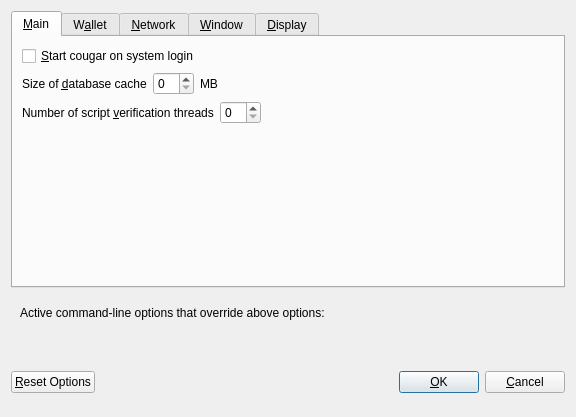
<?xml version="1.0" encoding="UTF-8"?>
<ui version="4.0">
 <class>OptionsDialog</class>
 <widget class="QDialog" name="OptionsDialog">
  <property name="geometry">
   <rect>
    <x>0</x>
    <y>0</y>
    <width>576</width>
    <height>417</height>
   </rect>
  </property>
  <property name="windowTitle">
   <string>Options</string>
  </property>
  <property name="modal">
   <bool>true</bool>
  </property>
  <layout class="QVBoxLayout" name="verticalLayout">
   <item>
    <widget class="QTabWidget" name="tabWidget">
     <property name="currentIndex">
      <number>0</number>
     </property>
     <widget class="QWidget" name="tabMain">
      <attribute name="title">
       <string>&amp;Main</string>
      </attribute>
      <layout class="QVBoxLayout" name="verticalLayout_Main">
       <item>
        <widget class="QCheckBox" name="bitcoinAtStartup">
         <property name="toolTip">
          <string>Automatically start cougar after logging in to the system.</string>
         </property>
         <property name="text">
          <string>&amp;Start cougar on system login</string>
         </property>
        </widget>
       </item>
       <item>
        <layout class="QHBoxLayout" name="horizontalLayout_2_Main">
         <item>
          <widget class="QLabel" name="databaseCacheLabel">
           <property name="text">
            <string>Size of &amp;database cache</string>
           </property>
           <property name="textFormat">
            <enum>Qt::PlainText</enum>
           </property>
           <property name="buddy">
            <cstring>databaseCache</cstring>
           </property>
          </widget>
         </item>
         <item>
          <widget class="QSpinBox" name="databaseCache"/>
         </item>
         <item>
          <widget class="QLabel" name="databaseCacheUnitLabel">
           <property name="text">
            <string>MB</string>
           </property>
           <property name="textFormat">
            <enum>Qt::PlainText</enum>
           </property>
          </widget>
         </item>
         <item>
          <spacer name="horizontalSpacer_2_Main">
           <property name="orientation">
            <enum>Qt::Horizontal</enum>
           </property>
           <property name="sizeHint" stdset="0">
            <size>
             <width>40</width>
             <height>20</height>
            </size>
           </property>
          </spacer>
         </item>
        </layout>
       </item>
       <item>
        <layout class="QHBoxLayout" name="horizontalLayout_3_Main">
         <item>
          <widget class="QLabel" name="threadsScriptVerifLabel">
           <property name="text">
            <string>Number of script &amp;verification threads</string>
           </property>
           <property name="textFormat">
            <enum>Qt::PlainText</enum>
           </property>
           <property name="buddy">
            <cstring>threadsScriptVerif</cstring>
           </property>
          </widget>
         </item>
         <item>
          <widget class="QSpinBox" name="threadsScriptVerif">
           <property name="toolTip">
            <string>(0 = auto, &lt;0 = leave that many cores free)</string>
           </property>
          </widget>
         </item>
         <item>
          <spacer name="horizontalSpacer_3_Main">
           <property name="orientation">
            <enum>Qt::Horizontal</enum>
           </property>
           <property name="sizeHint" stdset="0">
            <size>
             <width>40</width>
             <height>20</height>
            </size>
           </property>
          </spacer>
         </item>
        </layout>
       </item>
       <item>
        <spacer name="verticalSpacer_Main">
         <property name="orientation">
          <enum>Qt::Vertical</enum>
         </property>
         <property name="sizeHint" stdset="0">
          <size>
           <width>20</width>
           <height>40</height>
          </size>
         </property>
        </spacer>
       </item>
      </layout>
     </widget>
     <widget class="QWidget" name="tabWallet">
      <attribute name="title">
       <string>W&amp;allet</string>
      </attribute>
      <layout class="QVBoxLayout" name="verticalLayout_Wallet">
       <item>
        <widget class="QGroupBox" name="groupBox">
         <property name="title">
          <string>Expert</string>
         </property>
         <layout class="QVBoxLayout" name="verticalLayout_2">
          <item>
           <widget class="QCheckBox" name="coinControlFeatures">
            <property name="toolTip">
             <string>Whether to show coin control features or not.</string>
            </property>
            <property name="text">
             <string>Enable coin &amp;control features</string>
            </property>
           </widget>
          </item>
          <item>
           <widget class="QCheckBox" name="showMasternodesTab">
            <property name="toolTip">
             <string>Show additional tab listing all your masternodes in first sub-tab&lt;br/&gt;and all masternodes on the network in second sub-tab.</string>
            </property>
            <property name="text">
             <string>Show Masternodes Tab</string>
            </property>
           </widget>
          </item>
          <item>
           <widget class="QCheckBox" name="spendZeroConfChange">
            <property name="toolTip">
             <string>If you disable the spending of unconfirmed change, the change from a transaction&lt;br/&gt;cannot be used until that transaction has at least one confirmation.&lt;br/&gt;This also affects how your balance is computed.</string>
            </property>
            <property name="text">
             <string>&amp;Spend unconfirmed change</string>
            </property>
           </widget>
          </item>
         </layout>
        </widget>
       </item>
       <item>
        <spacer name="verticalSpacer_Wallet">
         <property name="orientation">
          <enum>Qt::Vertical</enum>
         </property>
         <property name="sizeHint" stdset="0">
          <size>
           <width>20</width>
           <height>40</height>
          </size>
         </property>
        </spacer>
       </item>
      </layout>
     </widget>
     <widget class="QWidget" name="tabNetwork">
      <attribute name="title">
       <string>&amp;Network</string>
      </attribute>
      <layout class="QVBoxLayout" name="verticalLayout_Network">
       <item>
        <widget class="QCheckBox" name="mapPortUpnp">
         <property name="toolTip">
          <string>Automatically open the cougar client port on the router. This only works when your router supports UPnP and it is enabled.</string>
         </property>
         <property name="text">
          <string>Map port using &amp;UPnP</string>
         </property>
        </widget>
       </item>
       <item>
        <widget class="QCheckBox" name="allowIncoming">
         <property name="toolTip">
          <string>Accept connections from outside</string>
         </property>
         <property name="text">
          <string>Allow incoming connections</string>
         </property>
        </widget>
       </item>
       <item>
        <widget class="QCheckBox" name="connectSocks">
         <property name="toolTip">
          <string>Connect to the cougar network through a SOCKS5 proxy.</string>
         </property>
         <property name="text">
          <string>&amp;Connect through SOCKS5 proxy (default proxy):</string>
         </property>
        </widget>
       </item>
       <item>
        <layout class="QHBoxLayout" name="horizontalLayout_1_Network">
         <item>
          <widget class="QLabel" name="proxyIpLabel">
           <property name="text">
            <string>Proxy &amp;IP:</string>
           </property>
           <property name="textFormat">
            <enum>Qt::PlainText</enum>
           </property>
           <property name="buddy">
            <cstring>proxyIp</cstring>
           </property>
          </widget>
         </item>
         <item>
          <widget class="QValidatedLineEdit" name="proxyIp">
           <property name="minimumSize">
            <size>
             <width>140</width>
             <height>0</height>
            </size>
           </property>
           <property name="maximumSize">
            <size>
             <width>140</width>
             <height>16777215</height>
            </size>
           </property>
           <property name="toolTip">
            <string>IP address of the proxy (e.g. IPv4: 127.0.0.1 / IPv6: ::1)</string>
           </property>
          </widget>
         </item>
         <item>
          <widget class="QLabel" name="proxyPortLabel">
           <property name="text">
            <string>&amp;Port:</string>
           </property>
           <property name="textFormat">
            <enum>Qt::PlainText</enum>
           </property>
           <property name="buddy">
            <cstring>proxyPort</cstring>
           </property>
          </widget>
         </item>
         <item>
          <widget class="QLineEdit" name="proxyPort">
           <property name="minimumSize">
            <size>
             <width>55</width>
             <height>0</height>
            </size>
           </property>
           <property name="maximumSize">
            <size>
             <width>55</width>
             <height>16777215</height>
            </size>
           </property>
           <property name="toolTip">
            <string>Port of the proxy (e.g. 9050)</string>
           </property>
          </widget>
         </item>
         <item>
          <spacer name="horizontalSpacer_1_Network">
           <property name="orientation">
            <enum>Qt::Horizontal</enum>
           </property>
           <property name="sizeHint" stdset="0">
            <size>
             <width>40</width>
             <height>20</height>
            </size>
           </property>
          </spacer>
         </item>
        </layout>
       </item>
       <item>
        <spacer name="verticalSpacer_Network">
         <property name="orientation">
          <enum>Qt::Vertical</enum>
         </property>
         <property name="sizeHint" stdset="0">
          <size>
           <width>20</width>
           <height>40</height>
          </size>
         </property>
        </spacer>
       </item>
      </layout>
     </widget>
     <widget class="QWidget" name="tabWindow">
      <attribute name="title">
       <string>&amp;Window</string>
      </attribute>
      <layout class="QVBoxLayout" name="verticalLayout_Window">
       <item>
        <widget class="QCheckBox" name="minimizeToTray">
         <property name="toolTip">
          <string>Show only a tray icon after minimizing the window.</string>
         </property>
         <property name="text">
          <string>&amp;Minimize to the tray instead of the taskbar</string>
         </property>
        </widget>
       </item>
       <item>
        <widget class="QCheckBox" name="minimizeOnClose">
         <property name="toolTip">
          <string>Minimize instead of exit the application when the window is closed. When this option is enabled, the application will be closed only after selecting Quit in the menu.</string>
         </property>
         <property name="text">
          <string>M&amp;inimize on close</string>
         </property>
        </widget>
       </item>
       <item>
        <spacer name="verticalSpacer_Window">
         <property name="orientation">
          <enum>Qt::Vertical</enum>
         </property>
         <property name="sizeHint" stdset="0">
          <size>
           <width>20</width>
           <height>40</height>
          </size>
         </property>
        </spacer>
       </item>
      </layout>
     </widget>
     <widget class="QWidget" name="tabDisplay">
      <attribute name="title">
       <string>&amp;Display</string>
      </attribute>
      <layout class="QVBoxLayout" name="verticalLayout_Display">
       <item>
        <layout class="QHBoxLayout" name="horizontalLayout_1_Display">
         <item>
          <widget class="QLabel" name="langLabel">
           <property name="text">
            <string>User Interface &amp;language:</string>
           </property>
           <property name="textFormat">
            <enum>Qt::PlainText</enum>
           </property>
           <property name="buddy">
            <cstring>lang</cstring>
           </property>
          </widget>
         </item>
         <item>
          <widget class="QValueComboBox" name="lang">
           <property name="toolTip">
            <string>The user interface language can be set here. This setting will take effect after restarting cougar.</string>
           </property>
          </widget>
         </item>
        </layout>
       </item>
       <item>
        <widget class="QLabel" name="label_3">
         <property name="toolTip">
          <string notr="true"/>
         </property>
         <property name="statusTip">
          <string notr="true"/>
         </property>
         <property name="whatsThis">
          <string notr="true"/>
         </property>
         <property name="accessibleName">
          <string notr="true"/>
         </property>
         <property name="text">
          <string>Language missing or translation incomplete? Help contributing translations here:
https://www.transifex.com/cougarcoin/cougar-project-translations</string>
         </property>
         <property name="wordWrap">
          <bool>true</bool>
         </property>
         <property name="openExternalLinks">
          <bool>true</bool>
         </property>
         <property name="textInteractionFlags">
          <set>Qt::TextBrowserInteraction</set>
         </property>
        </widget>
       </item>
       <item>
        <layout class="QHBoxLayout" name="horizontalLayout_4_Display" stretch="0,0">
         <item>
          <widget class="QLabel" name="themeLabel">
           <property name="text">
            <string>User Interface Theme:</string>
           </property>
          </widget>
         </item>
         <item>
          <widget class="QValueComboBox" name="theme"/>
         </item>
        </layout>
       </item>
       <item>
        <widget class="Line" name="line">
         <property name="orientation">
          <enum>Qt::Horizontal</enum>
         </property>
        </widget>
       </item>
       <item>
        <layout class="QHBoxLayout" name="horizontalLayout_2_Display">
         <item>
          <widget class="QLabel" name="unitLabel">
           <property name="text">
            <string>&amp;Unit to show amounts in:</string>
           </property>
           <property name="textFormat">
            <enum>Qt::PlainText</enum>
           </property>
           <property name="buddy">
            <cstring>unit</cstring>
           </property>
          </widget>
         </item>
         <item>
          <widget class="QValueComboBox" name="unit">
           <property name="toolTip">
            <string>Choose the default subdivision unit to show in the interface and when sending coins.</string>
           </property>
          </widget>
         </item>
        </layout>
       </item>
       <item>
        <layout class="QHBoxLayout" name="horizontalLayout_5_Display">
         <item>
          <widget class="QLabel" name="digitsLabel">
           <property name="text">
            <string>Decimal digits</string>
           </property>
          </widget>
         </item>
         <item>
          <widget class="QValueComboBox" name="digits"/>
         </item>
        </layout>
       </item>
       <item>
        <layout class="QHBoxLayout" name="horizontalLayout_3_Display">
         <item>
          <widget class="QLabel" name="thirdPartyTxUrlsLabel">
           <property name="toolTip">
            <string>Third party URLs (e.g. a block explorer) that appear in the transactions tab as context menu items. %s in the URL is replaced by transaction hash. Multiple URLs are separated by vertical bar |.</string>
           </property>
           <property name="text">
            <string>Third party transaction URLs</string>
           </property>
           <property name="buddy">
            <cstring>thirdPartyTxUrls</cstring>
           </property>
          </widget>
         </item>
         <item>
          <widget class="QLineEdit" name="thirdPartyTxUrls">
           <property name="toolTip">
            <string>Third party URLs (e.g. a block explorer) that appear in the transactions tab as context menu items. %s in the URL is replaced by transaction hash. Multiple URLs are separated by vertical bar |.</string>
           </property>
          </widget>
         </item>
        </layout>
       </item>
       <item>
        <spacer name="verticalSpacer">
         <property name="orientation">
          <enum>Qt::Vertical</enum>
         </property>
         <property name="sizeHint" stdset="0">
          <size>
           <width>20</width>
           <height>40</height>
          </size>
         </property>
        </spacer>
       </item>
      </layout>
     </widget>
    </widget>
   </item>
   <item>
    <widget class="QFrame" name="frame">
     <layout class="QVBoxLayout" name="verticalLayout_Bottom">
      <item>
       <layout class="QHBoxLayout" name="horizontalLayout_Bottom">
        <item>
         <widget class="QLabel" name="overriddenByCommandLineInfoLabel">
          <property name="text">
           <string>Active command-line options that override above options:</string>
          </property>
          <property name="textFormat">
           <enum>Qt::PlainText</enum>
          </property>
         </widget>
        </item>
        <item>
         <spacer name="horizontalSpacer_Bottom">
          <property name="orientation">
           <enum>Qt::Horizontal</enum>
          </property>
          <property name="sizeHint" stdset="0">
           <size>
            <width>40</width>
            <height>20</height>
           </size>
          </property>
         </spacer>
        </item>
       </layout>
      </item>
      <item>
       <widget class="QLabel" name="overriddenByCommandLineLabel">
        <property name="text">
         <string/>
        </property>
        <property name="textFormat">
         <enum>Qt::PlainText</enum>
        </property>
        <property name="wordWrap">
         <bool>true</bool>
        </property>
       </widget>
      </item>
     </layout>
    </widget>
   </item>
   <item>
    <layout class="QHBoxLayout" name="horizontalLayout_Buttons">
     <item>
      <widget class="QPushButton" name="resetButton">
       <property name="toolTip">
        <string>Reset all client options to default.</string>
       </property>
       <property name="text">
        <string>&amp;Reset Options</string>
       </property>
       <property name="autoDefault">
        <bool>false</bool>
       </property>
      </widget>
     </item>
     <item>
      <spacer name="horizontalSpacer_1">
       <property name="orientation">
        <enum>Qt::Horizontal</enum>
       </property>
       <property name="sizeHint" stdset="0">
        <size>
         <width>40</width>
         <height>48</height>
        </size>
       </property>
      </spacer>
     </item>
     <item>
      <widget class="QLabel" name="statusLabel">
       <property name="minimumSize">
        <size>
         <width>200</width>
         <height>0</height>
        </size>
       </property>
       <property name="font">
        <font>
         <weight>75</weight>
         <bold>true</bold>
        </font>
       </property>
       <property name="text">
        <string/>
       </property>
       <property name="textFormat">
        <enum>Qt::PlainText</enum>
       </property>
       <property name="wordWrap">
        <bool>true</bool>
       </property>
      </widget>
     </item>
     <item>
      <spacer name="horizontalSpacer_2">
       <property name="orientation">
        <enum>Qt::Horizontal</enum>
       </property>
       <property name="sizeHint" stdset="0">
        <size>
         <width>40</width>
         <height>48</height>
        </size>
       </property>
      </spacer>
     </item>
     <item>
      <widget class="QPushButton" name="okButton">
       <property name="text">
        <string>&amp;OK</string>
       </property>
       <property name="autoDefault">
        <bool>false</bool>
       </property>
       <property name="default">
        <bool>true</bool>
       </property>
      </widget>
     </item>
     <item>
      <widget class="QPushButton" name="cancelButton">
       <property name="text">
        <string>&amp;Cancel</string>
       </property>
       <property name="autoDefault">
        <bool>false</bool>
       </property>
      </widget>
     </item>
    </layout>
   </item>
  </layout>
 </widget>
 <customwidgets>
  <customwidget>
   <class>QValidatedLineEdit</class>
   <extends>QLineEdit</extends>
   <header>qvalidatedlineedit.h</header>
  </customwidget>
  <customwidget>
   <class>QValueComboBox</class>
   <extends>QComboBox</extends>
   <header>qvaluecombobox.h</header>
  </customwidget>
 </customwidgets>
 <resources/>
 <connections/>
</ui>
